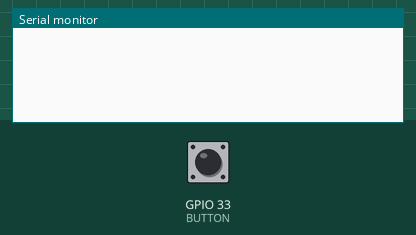
This sketch was run on a simulated ESP32. On the bench: the last lines printed to the serial monitor. The test bench sets the inputs (shaded band); at power-on: GPIO 33 (BUTTON) HIGH.

Above: at 1.2 s.
1.3 s: GPIO 33 (BUTTON) pulled LOW for 0.15 s
At 2.5 s:
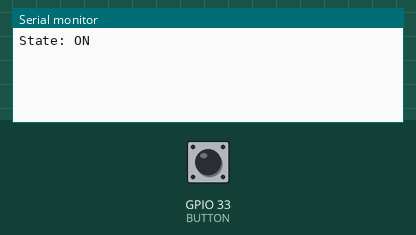
2.9 s: GPIO 33 (BUTTON) pulled LOW for 1 s
At 3.9 s:
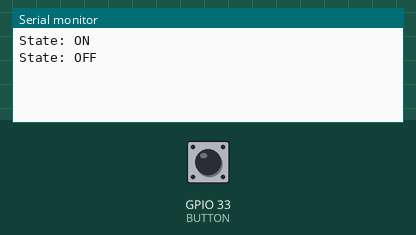

The sketch:

check_BUTTON.ino
```cpp
#define BUTTON 33

bool state = false;
bool lastState = HIGH;

unsigned long lastDebounceTime = 0;
unsigned long debounceDelay = 50;

void setup(){
  Serial.begin(115200);
  pinMode(BUTTON, INPUT_PULLUP);
}

void loop(){
  int reading = digitalRead(BUTTON);

  if(reading == LOW && lastState == HIGH){
    if((millis() - lastDebounceTime) > debounceDelay){
      state = !state;

      Serial.print("State: ");
      Serial.println(state ? "ON" : "OFF");

      lastDebounceTime = millis();
    }
  }
  lastState = reading;
}
```

Measured:
- after the input at 1.3 s, the serial monitor: prints a new line at once (image 1)
- after the input at 2.9 s, the serial monitor: prints a new line at once (image 2)
